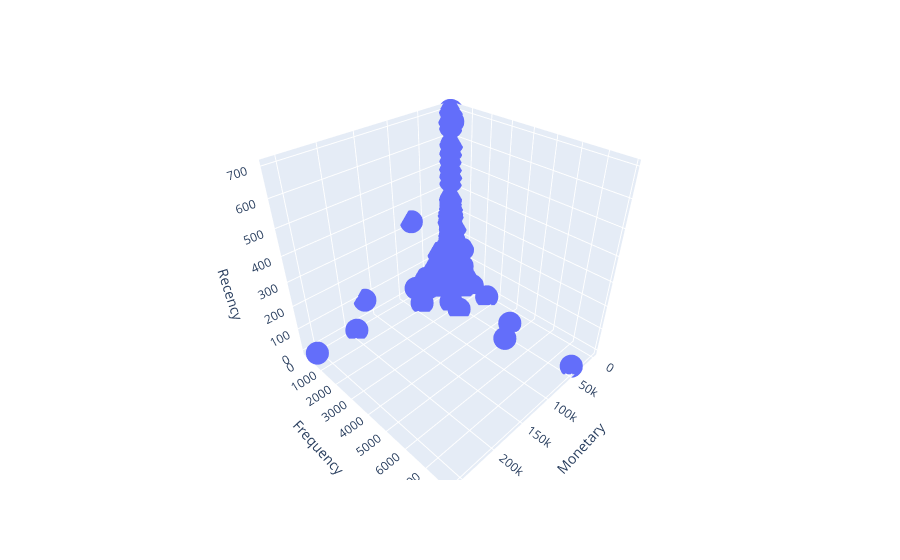

Notebook cell for this chart:
### Code cell
fig = px.scatter_3d(rfm, x = "Monetary", y = "Frequency", z = "Recency")
fig.show()

### Figure 1 — Plotly figure (JSON) as saved in the notebook; plotly's stock layout.template omitted (floating-point values rounded to 4 significant figures; data arrays with more than 128 entries replaced by an {"elided": "..."} marker saying what was removed)
{"data": [{"hovertemplate": "Monetary=%{x}<br>Frequency=%{y}<br>Recency=%{z}<extra></extra>", "legendgroup": "", "marker": {"color": "#636efa", "symbol": "circle"}, "mode": "markers", "name": "", "scene": "scene", "showlegend": false, "type": "scatter3d", "x": {"elided": "3920 float values"}, "y": {"elided": "3920 int values"}, "z": {"elided": "3920 int values"}}], "layout": {"legend": {"tracegroupgap": 0}, "margin": {"t": 60}, "scene": {"domain": {"x": [0, 1], "y": [0, 1]}, "xaxis": {"title": {"text": "Monetary"}}, "yaxis": {"title": {"text": "Frequency"}}, "zaxis": {"title": {"text": "Recency"}}}}}
